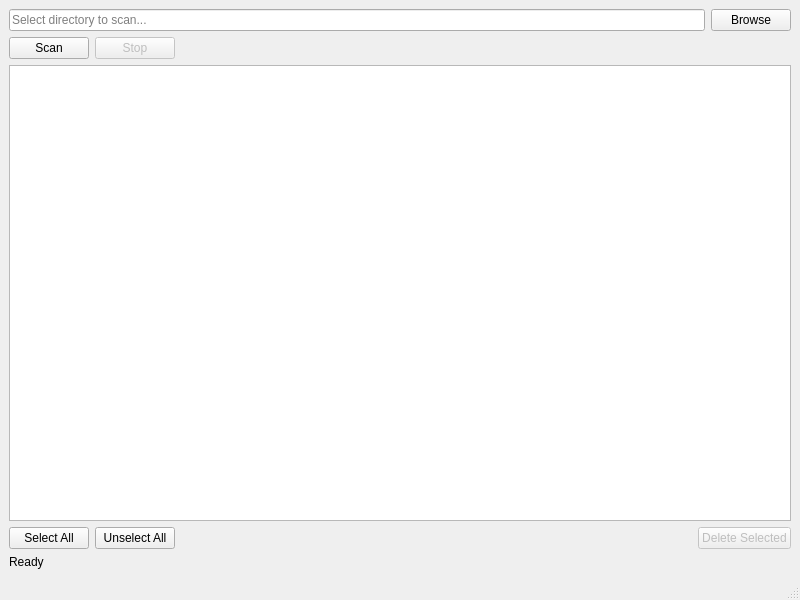
<?xml version="1.0" encoding="UTF-8"?>
<ui version="4.0">
 <class>MainWindow</class>
 <widget class="QMainWindow" name="MainWindow">
  <property name="geometry">
   <rect>
    <x>0</x>
    <y>0</y>
    <width>800</width>
    <height>600</height>
   </rect>
  </property>
  <property name="windowTitle">
   <string>Empty Folders Finder</string>
  </property>
  <widget class="QWidget" name="centralwidget">
   <layout class="QVBoxLayout" name="verticalLayout">
    <item>
     <layout class="QHBoxLayout" name="horizontalLayout">
      <item>
       <widget class="QLineEdit" name="pathInput">
        <property name="placeholderText">
         <string>Select directory to scan...</string>
        </property>
       </widget>
      </item>
      <item>
       <widget class="QPushButton" name="browseButton">
        <property name="text">
         <string>Browse</string>
        </property>
       </widget>
      </item>
     </layout>
    </item>
    <item>
     <layout class="QHBoxLayout" name="horizontalLayout_2">
      <item>
       <widget class="QPushButton" name="scanButton">
        <property name="text">
         <string>Scan</string>
        </property>
       </widget>
      </item>
      <item>
       <widget class="QPushButton" name="stopButton">
        <property name="enabled">
         <bool>false</bool>
        </property>
        <property name="text">
         <string>Stop</string>
        </property>
       </widget>
      </item>
      <item>
       <spacer name="horizontalSpacer">
        <property name="orientation">
         <enum>Qt::Horizontal</enum>
        </property>
        <property name="sizeHint" stdset="0">
         <size>
          <width>40</width>
          <height>20</height>
         </size>
        </property>
       </spacer>
      </item>
     </layout>
    </item>
    <item>
     <widget class="QListWidget" name="folderList">
      <property name="selectionMode">
       <enum>QAbstractItemView::MultiSelection</enum>
      </property>
     </widget>
    </item>
    <item>
     <layout class="QHBoxLayout" name="horizontalLayout_3">
      <item>
       <widget class="QPushButton" name="selectAllButton">
        <property name="text">
         <string>Select All</string>
        </property>
       </widget>
      </item>
      <item>
       <widget class="QPushButton" name="unselectAllButton">
        <property name="text">
         <string>Unselect All</string>
        </property>
       </widget>
      </item>
      <item>
       <spacer name="horizontalSpacer_2">
        <property name="orientation">
         <enum>Qt::Horizontal</enum>
        </property>
        <property name="sizeHint" stdset="0">
         <size>
          <width>40</width>
          <height>20</height>
         </size>
        </property>
       </spacer>
      </item>
      <item>
       <widget class="QPushButton" name="deleteButton">
        <property name="enabled">
         <bool>false</bool>
        </property>
        <property name="text">
         <string>Delete Selected</string>
        </property>
       </widget>
      </item>
     </layout>
    </item>
    <item>
     <widget class="QLabel" name="statusLabel">
      <property name="text">
       <string>Ready</string>
      </property>
     </widget>
    </item>
   </layout>
  </widget>
  <widget class="QMenuBar" name="menubar">
   <property name="geometry">
    <rect>
     <x>0</x>
     <y>0</y>
     <width>800</width>
     <height>21</height>
    </rect>
   </property>
  </widget>
  <widget class="QStatusBar" name="statusbar"/>
 </widget>
 <resources/>
 <connections/>
</ui>
